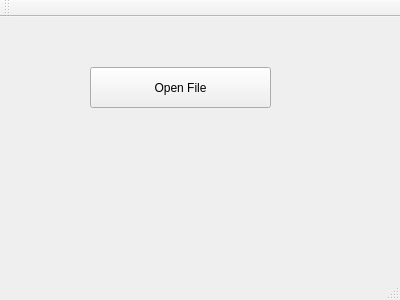
<?xml version="1.0" encoding="UTF-8"?>
<ui version="4.0">
 <class>MainWindow</class>
 <widget class="QMainWindow" name="MainWindow">
  <property name="geometry">
   <rect>
    <x>0</x>
    <y>0</y>
    <width>400</width>
    <height>300</height>
   </rect>
  </property>
  <property name="windowTitle">
   <string>MainWindow</string>
  </property>
  <widget class="QWidget" name="centralWidget">
   <widget class="QPushButton" name="pushButton">
    <property name="geometry">
     <rect>
      <x>90</x>
      <y>50</y>
      <width>181</width>
      <height>41</height>
     </rect>
    </property>
    <property name="text">
     <string>Open File</string>
    </property>
   </widget>
  </widget>
  <widget class="QMenuBar" name="menuBar">
   <property name="geometry">
    <rect>
     <x>0</x>
     <y>0</y>
     <width>400</width>
     <height>26</height>
    </rect>
   </property>
  </widget>
  <widget class="QToolBar" name="mainToolBar">
   <attribute name="toolBarArea">
    <enum>TopToolBarArea</enum>
   </attribute>
   <attribute name="toolBarBreak">
    <bool>false</bool>
   </attribute>
  </widget>
  <widget class="QStatusBar" name="statusBar"/>
 </widget>
 <layoutdefault spacing="6" margin="11"/>
 <resources/>
 <connections/>
</ui>
